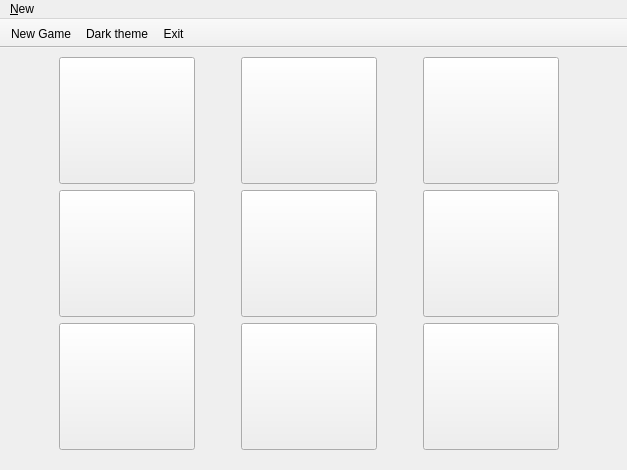
<?xml version="1.0" encoding="UTF-8"?>
<ui version="4.0">
 <class>tictactoe</class>
 <widget class="QMainWindow" name="tictactoe">
  <property name="geometry">
   <rect>
    <x>0</x>
    <y>0</y>
    <width>627</width>
    <height>470</height>
   </rect>
  </property>
  <property name="sizePolicy">
   <sizepolicy hsizetype="Fixed" vsizetype="Fixed">
    <horstretch>0</horstretch>
    <verstretch>0</verstretch>
   </sizepolicy>
  </property>
  <property name="minimumSize">
   <size>
    <width>627</width>
    <height>470</height>
   </size>
  </property>
  <property name="maximumSize">
   <size>
    <width>627</width>
    <height>470</height>
   </size>
  </property>
  <property name="contextMenuPolicy">
   <enum>Qt::NoContextMenu</enum>
  </property>
  <property name="windowTitle">
   <string>Tic Tac Toe</string>
  </property>
  <property name="windowIcon">
   <iconset resource="Icons/tictactoe.qrc">
    <normaloff>:/Icons/game_icon.png</normaloff>:/Icons/game_icon.png</iconset>
  </property>
  <property name="tabShape">
   <enum>QTabWidget::Rounded</enum>
  </property>
  <widget class="QWidget" name="centralwidget">
   <widget class="QFrame" name="frame">
    <property name="geometry">
     <rect>
      <x>10</x>
      <y>0</y>
      <width>601</width>
      <height>411</height>
     </rect>
    </property>
    <property name="frameShape">
     <enum>QFrame::NoFrame</enum>
    </property>
    <property name="frameShadow">
     <enum>QFrame::Plain</enum>
    </property>
    <property name="lineWidth">
     <number>0</number>
    </property>
    <layout class="QGridLayout" name="gridLayout">
     <item row="1" column="2">
      <widget class="QToolButton" name="button6">
       <property name="text">
        <string/>
       </property>
       <property name="iconSize">
        <size>
         <width>128</width>
         <height>128</height>
        </size>
       </property>
      </widget>
     </item>
     <item row="2" column="0">
      <widget class="QToolButton" name="button7">
       <property name="text">
        <string/>
       </property>
       <property name="iconSize">
        <size>
         <width>128</width>
         <height>128</height>
        </size>
       </property>
      </widget>
     </item>
     <item row="1" column="1">
      <widget class="QToolButton" name="button5">
       <property name="text">
        <string/>
       </property>
       <property name="iconSize">
        <size>
         <width>128</width>
         <height>128</height>
        </size>
       </property>
      </widget>
     </item>
     <item row="2" column="2">
      <widget class="QToolButton" name="button9">
       <property name="text">
        <string/>
       </property>
       <property name="iconSize">
        <size>
         <width>128</width>
         <height>128</height>
        </size>
       </property>
      </widget>
     </item>
     <item row="1" column="0">
      <widget class="QToolButton" name="button4">
       <property name="text">
        <string/>
       </property>
       <property name="iconSize">
        <size>
         <width>128</width>
         <height>128</height>
        </size>
       </property>
      </widget>
     </item>
     <item row="0" column="2">
      <widget class="QToolButton" name="button3">
       <property name="text">
        <string/>
       </property>
       <property name="iconSize">
        <size>
         <width>128</width>
         <height>128</height>
        </size>
       </property>
      </widget>
     </item>
     <item row="0" column="1">
      <widget class="QToolButton" name="button2">
       <property name="text">
        <string/>
       </property>
       <property name="iconSize">
        <size>
         <width>128</width>
         <height>128</height>
        </size>
       </property>
      </widget>
     </item>
     <item row="2" column="1">
      <widget class="QToolButton" name="button8">
       <property name="text">
        <string/>
       </property>
       <property name="iconSize">
        <size>
         <width>128</width>
         <height>128</height>
        </size>
       </property>
      </widget>
     </item>
     <item row="0" column="0">
      <widget class="QToolButton" name="button1">
       <property name="text">
        <string/>
       </property>
       <property name="iconSize">
        <size>
         <width>128</width>
         <height>128</height>
        </size>
       </property>
      </widget>
     </item>
    </layout>
   </widget>
  </widget>
  <widget class="QMenuBar" name="menubar">
   <property name="geometry">
    <rect>
     <x>0</x>
     <y>0</y>
     <width>627</width>
     <height>22</height>
    </rect>
   </property>
   <widget class="QMenu" name="menuNew">
    <property name="title">
     <string>&amp;New</string>
    </property>
    <addaction name="actionNew_Game"/>
    <addaction name="separator"/>
    <addaction name="actionDark_Theme"/>
    <addaction name="separator"/>
    <addaction name="action_Exit"/>
   </widget>
   <addaction name="menuNew"/>
  </widget>
  <widget class="QToolBar" name="toolBar">
   <property name="windowTitle">
    <string>toolBar</string>
   </property>
   <property name="movable">
    <bool>false</bool>
   </property>
   <property name="floatable">
    <bool>false</bool>
   </property>
   <attribute name="toolBarArea">
    <enum>TopToolBarArea</enum>
   </attribute>
   <attribute name="toolBarBreak">
    <bool>false</bool>
   </attribute>
   <addaction name="actionNew_Game"/>
   <addaction name="actionDark_Theme"/>
   <addaction name="action_Exit"/>
  </widget>
  <action name="actionNew_Game">
   <property name="icon">
    <iconset resource="Icons/tictactoe.qrc">
     <normaloff>:/Icons/New.png</normaloff>:/Icons/New.png</iconset>
   </property>
   <property name="text">
    <string>New Game</string>
   </property>
  </action>
  <action name="action_Exit">
   <property name="icon">
    <iconset resource="Icons/tictactoe.qrc">
     <normaloff>:/Icons/Exit.png</normaloff>:/Icons/Exit.png</iconset>
   </property>
   <property name="text">
    <string>Exit</string>
   </property>
  </action>
  <action name="actionDark_Theme">
   <property name="checkable">
    <bool>true</bool>
   </property>
   <property name="checked">
    <bool>false</bool>
   </property>
   <property name="icon">
    <iconset resource="Icons/tictactoe.qrc">
     <normaloff>:/Icons/color.png</normaloff>:/Icons/color.png</iconset>
   </property>
   <property name="text">
    <string>Dark theme</string>
   </property>
  </action>
 </widget>
 <resources>
  <include location="Icons/tictactoe.qrc"/>
 </resources>
 <connections/>
</ui>
